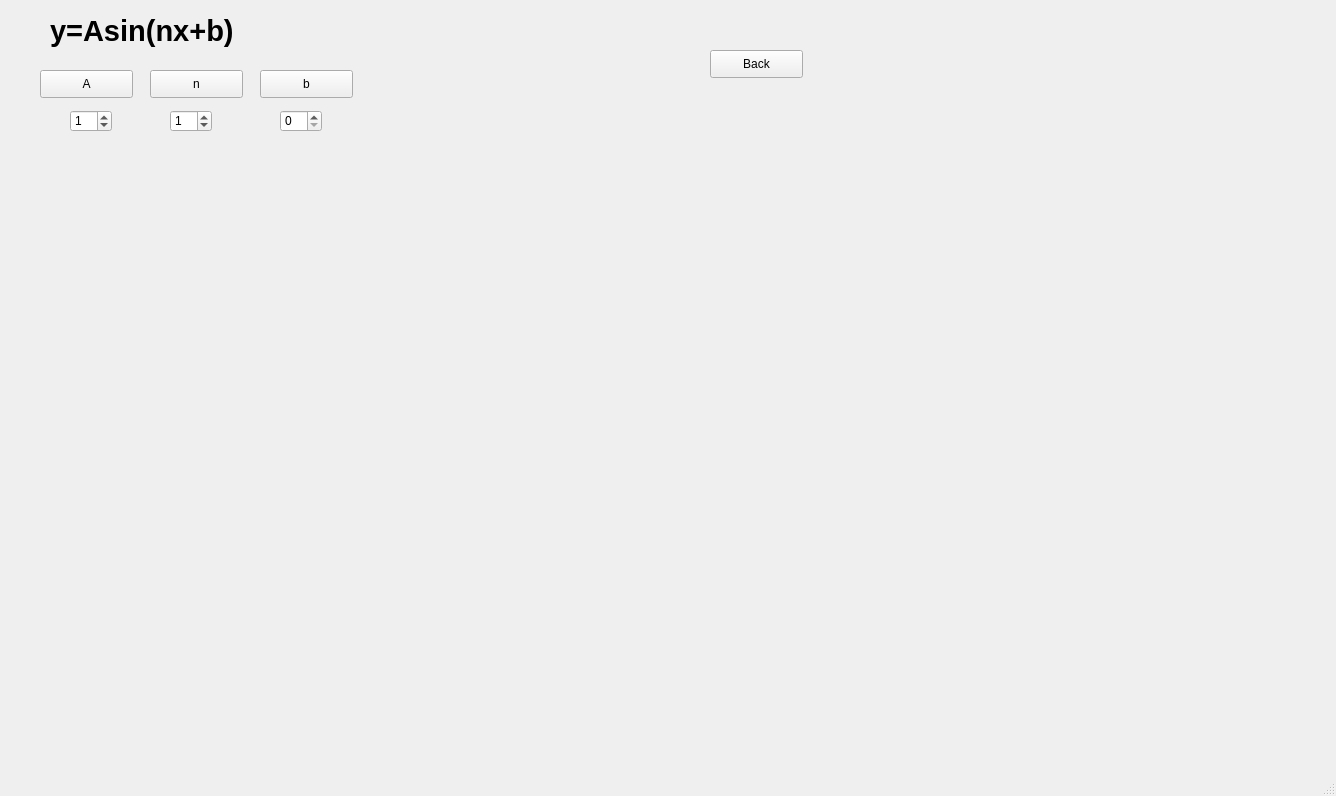
<?xml version="1.0" encoding="UTF-8"?>
<ui version="4.0">
 <class>Graphs</class>
 <widget class="QMainWindow" name="Graphs">
  <property name="geometry">
   <rect>
    <x>0</x>
    <y>0</y>
    <width>1336</width>
    <height>796</height>
   </rect>
  </property>
  <property name="windowTitle">
   <string>MainWindow</string>
  </property>
  <widget class="QWidget" name="centralwidget">
   <widget class="QPushButton" name="aButton">
    <property name="geometry">
     <rect>
      <x>40</x>
      <y>70</y>
      <width>93</width>
      <height>28</height>
     </rect>
    </property>
    <property name="text">
     <string>A</string>
    </property>
   </widget>
   <widget class="QLabel" name="label">
    <property name="geometry">
     <rect>
      <x>50</x>
      <y>0</y>
      <width>271</width>
      <height>61</height>
     </rect>
    </property>
    <property name="font">
     <font>
      <pointsize>22</pointsize>
      <weight>75</weight>
      <bold>true</bold>
     </font>
    </property>
    <property name="text">
     <string>y=Asin(nx+b)</string>
    </property>
   </widget>
   <widget class="QSpinBox" name="angletimesSpin">
    <property name="geometry">
     <rect>
      <x>170</x>
      <y>110</y>
      <width>42</width>
      <height>22</height>
     </rect>
    </property>
    <property name="value">
     <number>1</number>
    </property>
   </widget>
   <widget class="QSpinBox" name="phaseSpin">
    <property name="geometry">
     <rect>
      <x>280</x>
      <y>110</y>
      <width>42</width>
      <height>22</height>
     </rect>
    </property>
    <property name="maximum">
     <number>360</number>
    </property>
    <property name="singleStep">
     <number>15</number>
    </property>
   </widget>
   <widget class="QPushButton" name="bButton">
    <property name="geometry">
     <rect>
      <x>260</x>
      <y>70</y>
      <width>93</width>
      <height>28</height>
     </rect>
    </property>
    <property name="text">
     <string>b</string>
    </property>
   </widget>
   <widget class="QSpinBox" name="multiplierSpin">
    <property name="geometry">
     <rect>
      <x>70</x>
      <y>110</y>
      <width>42</width>
      <height>22</height>
     </rect>
    </property>
    <property name="value">
     <number>1</number>
    </property>
   </widget>
   <widget class="QCustomPlot" name="customPlot" native="true">
    <property name="geometry">
     <rect>
      <x>20</x>
      <y>179</y>
      <width>1311</width>
      <height>521</height>
     </rect>
    </property>
   </widget>
   <widget class="QPushButton" name="nButton">
    <property name="geometry">
     <rect>
      <x>150</x>
      <y>70</y>
      <width>93</width>
      <height>28</height>
     </rect>
    </property>
    <property name="text">
     <string>n</string>
    </property>
   </widget>
   <widget class="QPushButton" name="backButton">
    <property name="geometry">
     <rect>
      <x>710</x>
      <y>50</y>
      <width>93</width>
      <height>28</height>
     </rect>
    </property>
    <property name="text">
     <string>Back</string>
    </property>
   </widget>
  </widget>
  <widget class="QMenuBar" name="menubar">
   <property name="geometry">
    <rect>
     <x>0</x>
     <y>0</y>
     <width>1336</width>
     <height>26</height>
    </rect>
   </property>
  </widget>
  <widget class="QStatusBar" name="statusbar"/>
 </widget>
 <customwidgets>
  <customwidget>
   <class>QCustomPlot</class>
   <extends>QWidget</extends>
   <header location="global">qcustomplot.h</header>
   <container>1</container>
  </customwidget>
 </customwidgets>
 <resources/>
 <connections/>
</ui>
